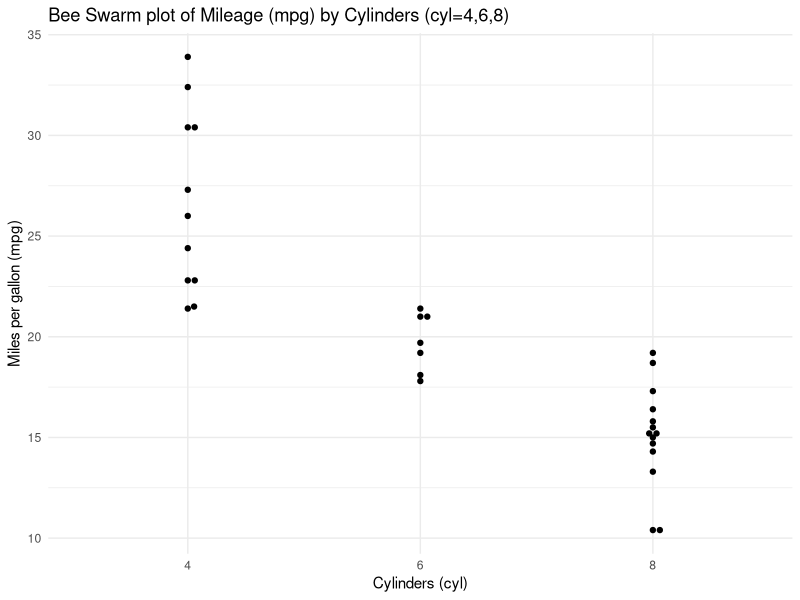
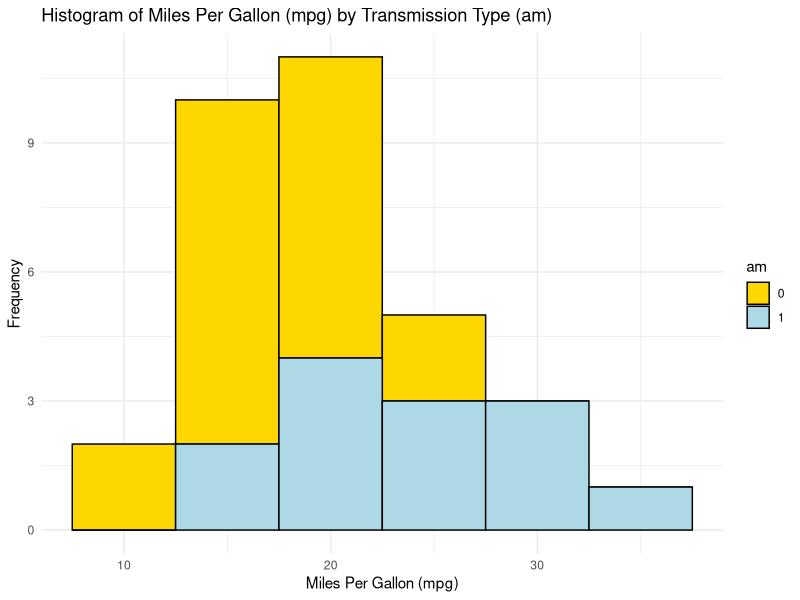
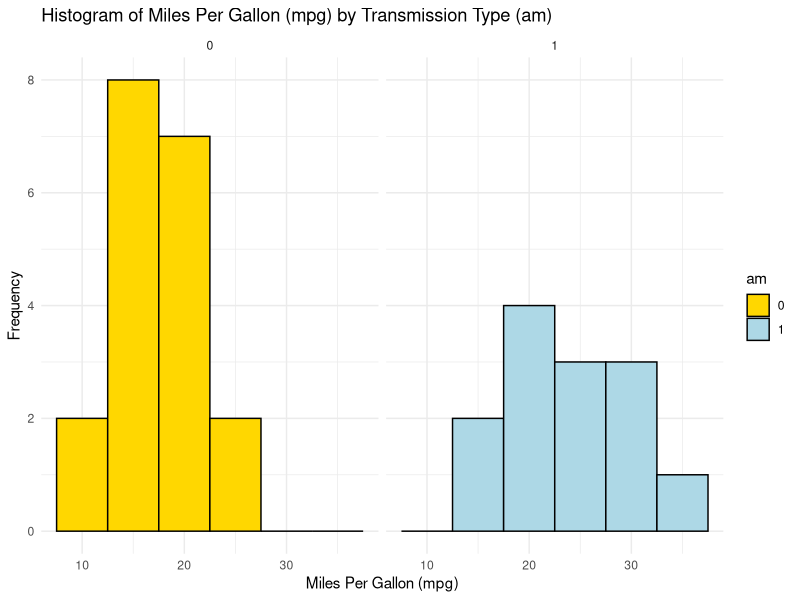
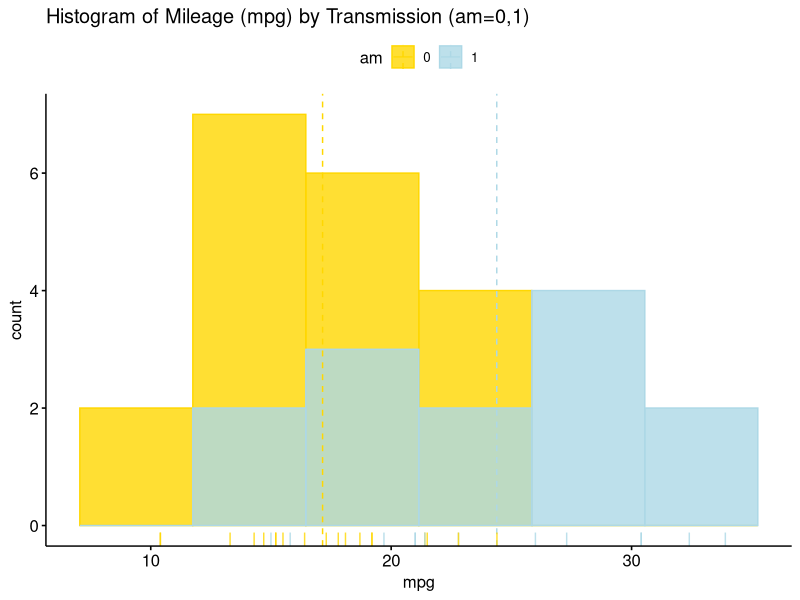
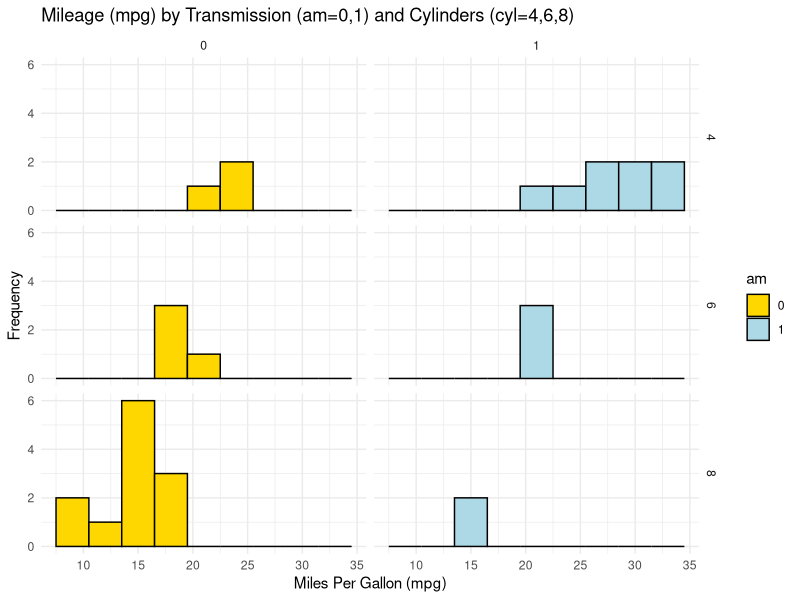
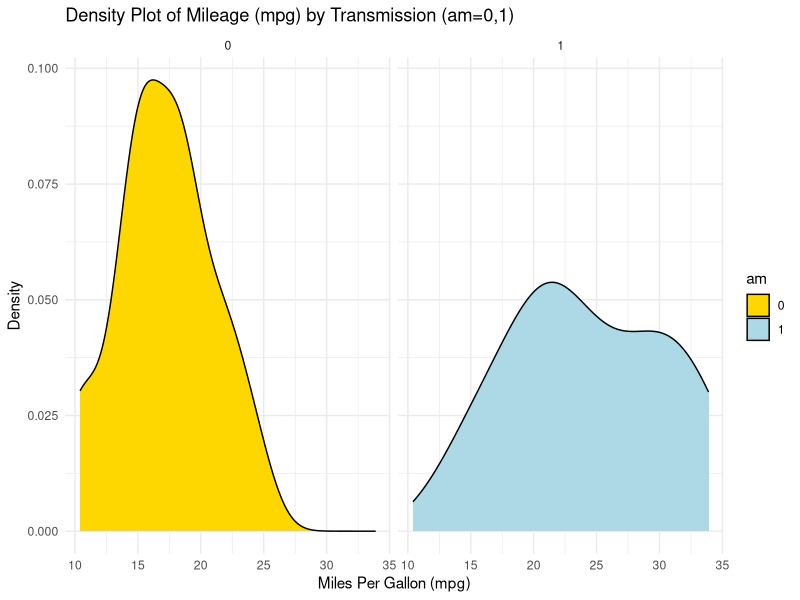
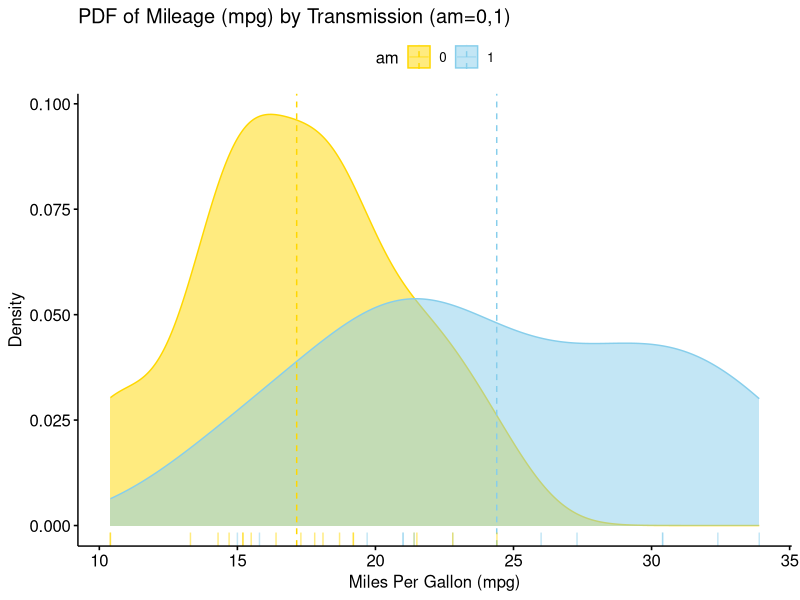
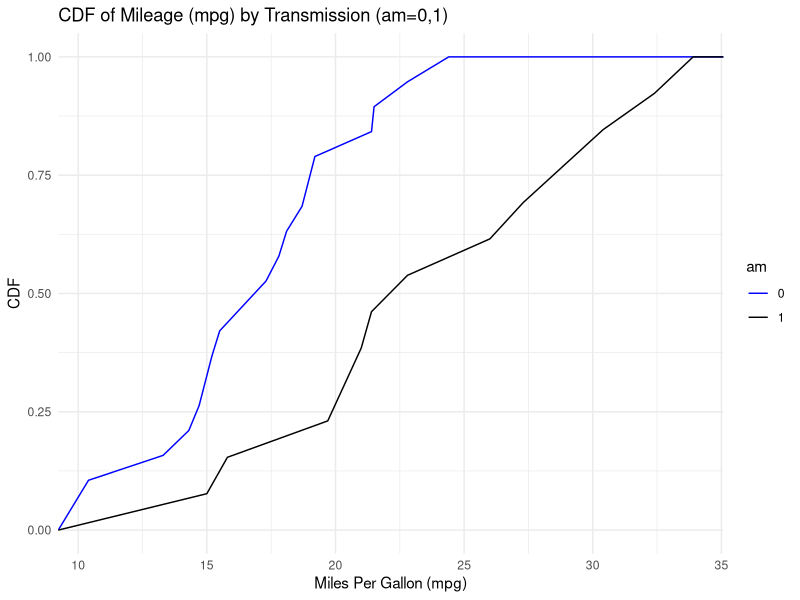

Recreate these plots in R, in order.
## ---- chunk 1
# Load the required libraries, suppressing annoying startup messages
library(dplyr, quietly = TRUE, warn.conflicts = FALSE)
library(tibble, quietly = TRUE, warn.conflicts = FALSE)
library(knitr) # For formatting tables

# Read the mtcars dataset into a tibble called tb
data(mtcars)
tb <- as_tibble(mtcars)
# Convert relevant columns into factor variables
tb$cyl <- as.factor(tb$cyl) # cyl = {4,6,8}, number of cylinders
tb$am <- as.factor(tb$am) # am = {0,1}, 0:automatic, 1: manual transmission
tb$vs <- as.factor(tb$vs) # vs = {0,1}, v-shaped engine, 0:no, 1:yes
tb$gear <- as.factor(tb$gear) # gear = {3,4,5}, number of gears

# Directly access the data columns of tb, without tb$mpg
attach(tb)
## ---- chunk 2
# Loading the ggplot2 package for data visualization
library(ggplot2)

# Loading the ggbeeswarm package for beeswarm plot
library(ggbeeswarm)

# Creating a beeswarm plot using ggplot
ggplot(mtcars,  # Specifying the data source as 'mtcars' dataset
       aes(x = factor(cyl),  # Mapping 'cyl' as a factor to the x-axis
           y = mpg)) +  # Mapping 'mpg' to the y-axis
  geom_beeswarm() +  # Adding the beeswarm layer
  labs(title = "Bee Swarm plot of Mileage (mpg) by Cylinders (cyl=4,6,8)",
       x = "Cylinders (cyl)",  # Label for the x-axis
       y = "Miles per gallon (mpg)") +  # Label for the y-axis
  theme_minimal()  # Applying a minimal theme to the plot

## ---- chunk 3
# Using ggplot2 to create a histogram
ggplot(tb, aes(x = mpg,  # Setting 'mpg' as the x-axis variable
               fill = am)) +  # Filling bars based on 'am' 
  geom_histogram(binwidth = 5, 
                 color = "black") +  # histogram with bin width of 5 
  scale_fill_manual(values = c("gold", "lightblue")) +  # setting fill colors
  theme_minimal() +  # Applying a minimalistic theme
  labs(title = "Histogram of Miles Per Gallon (mpg) by Transmission Type (am)", 
       x = "Miles Per Gallon (mpg)",  # Label for the x-axis
       y = "Frequency")  # Label for the y-axis

## ---- chunk 4
# Creating a histogram using ggplot2 with 'tb' dataset
ggplot(tb, aes(x = mpg,  # Setting 'mpg' as the x-axis variable
               fill = am)) +  # Filling bars based on 'am' (transmission type)
  geom_histogram(binwidth = 5, color = "black") +  # bin width of 5
  scale_fill_manual(values = c("gold", "lightblue")) +  # fill colors 
  facet_wrap(~ am) +  # Separating the histograms by 'am' value for comparison
  theme_minimal() +  # Applying a minimalistic theme to the plot
  labs(title = "Histogram of Miles Per Gallon (mpg) by Transmission Type (am)",  
       x = "Miles Per Gallon (mpg)",  # Label for the x-axis
       y = "Frequency")  # Label for the y-axis

## ---- chunk 5
# Loading the ggpubr package 
library(ggpubr)

# Creating a histogram with enhanced features using gghistogram from ggpubr.
gghistogram(tb, 
            x = "mpg",  # Setting 'mpg' as the variable for histogram.
            bins = 6,  # Specifying the number of bins.
            add = "mean",  # Adding a line to indicate the mean .
            rug = TRUE,  # Adding a rug plot at the bottom .
            color = "am",  # Setting the color .
            fill = "am",  # Filling the bars based on 'am'.
            alpha = 0.8,  # Setting transparency level of the fill.
            palette = c("gold", "lightblue"),  # Defining a color palette 
            title = "Histogram of Mileage (mpg) by Transmission (am=0,1)")  
## ---- chunk 6
ggplot(tb, aes(x = mpg, 
               fill = am)) +
  geom_histogram(binwidth = 3, color = "black") +  # bin width of 3 
  scale_fill_manual(values = c("gold", "lightblue")) +  # fill  
  facet_grid(cyl ~ am) +  # grid faceted by 'cyl' and 'am' 
  theme_minimal() +  # Applying a minimalistic theme to the plot
  labs(title = "Mileage (mpg) by Transmission (am=0,1) and Cylinders (cyl=4,6,8)",
       x = "Miles Per Gallon (mpg)",  # Label for the x-axis
       y = "Frequency")  # Label for the y-axis
## ---- chunk 7
# Using ggplot2 to create a density plot
ggplot(tb, aes(x = mpg,  # Setting 'mpg' as the x-axis variable
               fill = am)) +  # Filling the plot based on 'am' 
  geom_density(color = "black") +  # Creating a density plot 
  scale_fill_manual(values = c("gold", "lightblue")) +  # fill colors
  facet_wrap(~ am) +  # Separating the plots by 'am' 
  theme_minimal() +  # Applying a minimalistic theme to the plot
  labs(title = "Density Plot of Mileage (mpg) by Transmission (am=0,1)", 
       x = "Miles Per Gallon (mpg)",  # Label for the x-axis
       y = "Density")  # Label for the y-axis

## ---- chunk 8
# Loading the ggpubr package
library(ggpubr)

# Creating a density plot with enhanced features using ggdensity from ggpubr.
ggdensity(tb, 
          x = "mpg",  # Setting 'mpg' as the variable for the density plot.
          color = "am",  # Setting the color of the lines based on 'am'.
          fill = "am",  # Filling the plot based on 'am'.
          add = "mean",  # Adding a line for the mean of the distribution.
          rug = TRUE,  # Adding a rug plot at the bottom 
          palette = c("gold", "skyblue"),  # Defining a color palette
          title = "PDF of Mileage (mpg) by Transmission (am=0,1)", 
          ylab = "Density",  # Label for the y-axis.
          xlab = "Miles Per Gallon (mpg)"  # Label for the x-axis.
)
## ---- chunk 9
# Loading the ggplot2 package for data visualization.
library(ggplot2)

# Creating cumulative distribution function (CDF) plots for 'mpg' based on 'am'.
ggplot(tb, aes(x = mpg, 
               color = factor(am))) +  # Mapping 'mpg' to x-axis 
  stat_ecdf(geom = "line") +  # Using 'stat_ecdf' to compute CDF.
  scale_color_manual(values = c("blue", "black")) +  #  colors 
  labs(x = "Miles Per Gallon (mpg)", y = "CDF",  # Setting labels .
       title = "CDF of Mileage (mpg) by Transmission (am=0,1)", 
       color = "am") +  # Labeling the color legend as 'am'.
  theme_minimal()  # Applying a minimalistic theme to the plot.

## ---- chunk 10
# Loading the ggplot2 package for data visualization.
library(ggplot2)

# Creating a boxplot using ggplot2.
ggplot(tb, aes(x = cyl,  # Setting 'cyl' as the x-axis variable
               y = mpg)) +  # Setting 'mpg' as the y-axis variable
  geom_boxplot(fill = c("gold", "lightblue", "lightpink"),  # fill colors 
               color = "black") +  # Setting the color of the box borders
  coord_flip() +  # Flipping the coordinates to make the boxplot horizontal
  labs(title = "Boxplot of Mileage (mpg) by Cylinders (cyl=4,6,8)",  
       y = "Miles Per Gallon (mpg)",  # Label y-axis (flipped to x-axis)
       x = "Cylinders") +  # Label for the x-axis (flipped to y-axis)
  theme_minimal()  # Applying a minimalistic theme to the plot
## ---- chunk 11
# Loading the ggpubr package
library(ggpubr)

# Creating a boxplot with enhanced features using ggboxplot from ggpubr.
ggboxplot(tb, 
          y = "mpg",  # Setting 'mpg' as the y-axis variable.
          x = "cyl",  # Setting 'cyl' as the x-axis variable.
          color = "cyl",  # Setting the outline color of the boxes.
          fill = "white",  # Setting the fill color of the boxes to white.
          palette = c("black", "blue", "red"),  # Defining a color palette.
          shape = "cyl",  # Defining the shape of data points based on 'cyl'.
          orientation = "horizontal",  # Setting the orientation.
          add = "jitter",  # Adding jitter to display individual points.
          title = "Boxplot of Mileage (mpg) by Cylinders (cyl=4,6,8)", 
          ylab = "Miles Per Gallon (mpg)",  # Label for the y-axis.
          xlab = "Cylinders"  # Label for the x-axis.
)
## ---- chunk 12
# Creating a boxplot using ggplot2 
ggplot(tb, 
       aes(x = as.factor(am), 
           y = mpg, # Mapping 'am' and 'mpg' to x and y axes
           fill = as.factor(am))) +  # filling boxplots based on 'am'.
  geom_boxplot() +  # Adding the boxplot layer.
  scale_fill_manual(values = c("gold", "lightblue"), 
                    name = "Transmission") +  # fill colors
  facet_grid(~ cyl) +  # grid of boxplots faceted by 'cyl' 
  theme_minimal() +  # a minimalistic theme for a cleaner look.
  labs(title = "Mileage by Cylinders (cyl=4,6,8) and Transmission (am=0,1)", 
       x = "Transmission Type (am)",  # Label for the x-axis.
       y = "Miles Per Gallon (mpg)")  # Label for the y-axis.
## ---- chunk 13
# Creating a boxplot using ggplot2 
ggplot(tb, aes(x = as.factor(cyl), 
               y = mpg, # Mapping 'cyl' and 'mpg' to x and y axes
               fill = as.factor(cyl))) +  # filling boxplots based on 'cyl'
  geom_boxplot() +  # Adding the boxplot layer.
  scale_fill_manual(values = c("gold", "lightblue", "lightpink"), 
                    name = "Cylinders") +  # fill colors 
  facet_grid(~ am) +  # Grid of boxplots faceted by 'am' (transmission)
  theme_minimal() +  # Applying a minimalistic theme for a cleaner look.
  coord_flip() +  # Flipping the coordinates to make the boxplot horizontal.
  labs(title = "Mileage (mpg) by Transmission (am=0,1) and Cylinders (cyl=4,6,8)",  
       x = "Number of Cylinders (cyl)",  # Label for the x-axis.
       y = "Miles Per Gallon (mpg)")  # Label for the y-axis.
## ---- chunk 14
# Loading the ggpubr package for enhanced ggplot2 functionalities.
library(ggpubr)

# Creating a boxplot with additional features using ggboxplot from ggpubr.
ggboxplot(tb, 
          y = "mpg",  # Setting 'mpg' as the y-axis variable.
          x = "cyl",  # Setting 'cyl' as the x-axis variable.
          color = "cyl",  # Setting the outline color of the boxes 
          fill = "white",  # Setting the fill color of the boxes to white.
          palette = c("black", "blue", "red"),  # Defining a color palette
          shape = "cyl",  # Defining the shape of data points
          orientation = "horizontal",  # Setting the orientation  
          add = "jitter",  # Adding jitter .
          facet.by = "am",  # Faceting the plot by 'am' .
          title = "Boxplot of Mileage by Cylinders, Transmission", 
          ylab = "Miles Per Gallon (mpg)",  # Label for the y-axis.
          xlab = "Cylinders"  # Label for the x-axis.
)
## ---- chunk 15
# Loading the ggpubr package for enhanced ggplot2 functionalities.
library(ggpubr)

# Creating a boxplot with additional features using ggboxplot from ggpubr.
ggboxplot(tb, 
          y = "mpg",  # Setting 'mpg' as the y-axis variable.
          x = "am",  # Setting 'am' as the x-axis variable.
          color = "am",  # Setting the outline color of the boxes 
          fill = "white",  # Setting the fill color of the boxes.
          palette = c("black", "blue"),  # Defining a color palette .
          shape = "am",  # Defining the shape of data points based on 'am'.
          orientation = "horizontal",  # Setting the orientation 
          add = "jitter",  # Adding jitter 
          facet.by = "cyl",  # Faceting the plot by 'cyl' .
          title = "Boxplot of Mileage by Transmission, Cylinders", 
          ylab = "Miles Per Gallon (mpg)",  # Label for the y-axis.
          xlab = "Transmission"  # Label for the x-axis.
)
## ---- chunk 16
# Loading the ggplot2 package for data visualization.
library(ggplot2)

# Creating a combined plot of violin and box plots using ggplot.
ggplot(tb, aes(x = factor(cyl),  # Setting 'cyl' as the x-axis variable,
               y = mpg)) +  # Setting 'mpg' as the y-axis variable.
  geom_violin(aes(fill = factor(cyl)),  # Creating violin plots, .
              color = "black") +  # Setting the outline color 
  scale_fill_manual(values = c("gold", "lightblue", "lightpink"), 
                    name = "Cylinders") +  # Setting the legend title.
  geom_boxplot(width = 0.2,  # Adding box plots with specified width.
               fill = "white") +  # Setting the box fill color to white.
  coord_flip() +  # Flipping the coordinates to create horizontal plots.
  labs(title = "Violin, Box Plot of Mileage by Cylinders (cyl=4,6,8)",  
       y = "Miles Per Gallon (mpg)",  # Label for the y-axis.
       x = "Cylinders") +  # Label for the x-axis.
  theme_minimal()  # Applying a minimal theme to the plot.
## ---- chunk 17
# Loading the dplyr package for data manipulation.
suppressPackageStartupMessages(library(dplyr))

# Using dplyr to calculate summary statistics for 'mpg' grouped by 'cyl'.
s1 <- tb %>%
  group_by(cyl) %>%  # Grouping the data by 'cyl'.
  summarise(Mean_mpg = mean(mpg, na.rm = TRUE),  
            SD_mpg = sd(mpg, na.rm = TRUE)) 

# Creating a table using the kable function with specified formatting.
kable(s1, 
      digits = 2, 
      caption = "Summary Statistics of Mileage (mpg) by Cylinders")

## ---- chunk 18
# Loading the ggplot2 package for data visualization.
suppressPackageStartupMessages(library(ggplot2))

# Creating a line plot with error bars to visualize the Mean and SD.
ggplot(s1, 
       aes(x = cyl, y = Mean_mpg)) +  # Defining the x and y aesthetics.
  geom_line(group = 1, color = "blue") +  # blue line connecting points.
  geom_point(size = 2, color = "red") +  # red points for the mean 
  geom_errorbar(aes(ymin = Mean_mpg - SD_mpg, 
                    ymax = Mean_mpg + SD_mpg), 
                width = 0.2, colour = "black") +  # Adding error bars 
  labs(x = "Cylinders", y = "Mean mpg",  # Labeling the axes 
       title = "Mean and SD of Mileage (mpg) by #Cylinders") +
  theme_minimal()  # Applying a minimal theme to the plot.

## ---- chunk 19
# Loading the ggplot2 package for data visualization.
library(ggplot2)

# Creating a bar plot with error bars to visualize the Mean and SD.
ggplot(s1, 
       aes(x = cyl, y = Mean_mpg)) +  # Defining the x and y aesthetics.
  geom_bar(stat = "identity", 
           fill = "gold") +  # Creating a bar plot with gold-colored bars.
  geom_errorbar(aes(ymin = Mean_mpg - SD_mpg, 
                    ymax = Mean_mpg + SD_mpg), 
                width = 0.2) +  # Adding error bars .
  labs(x = "Cylinders", y = "Mean mpg",  # Labeling the axes 
       title = "Mean and SD of Mileage (mpg) by #Cylinders") +
  theme_minimal()  # Applying a minimal theme to the plot.
## ---- chunk 20
# Loading the dplyr package for data manipulation.
library(dplyr)

# Calculating summary statistics for Mileage (mpg), Weight (wt), and 
# Horsepower (hp) grouped by Cylinders (cyl).
s3 <- tb %>%
  group_by(cyl) %>%
  summarise(
    Mean_mpg = mean(mpg, na.rm = TRUE),  # the mean of Mileage (mpg).
    SD_mpg = sd(mpg, na.rm = TRUE),  # the standard deviation of Mileage (mpg).
    Mean_wt = mean(wt, na.rm = TRUE),  # the mean of Weight (wt).
    SD_wt = sd(wt, na.rm = TRUE),  # the standard deviation of Weight (wt).
    Mean_hp = mean(hp, na.rm = TRUE),  # the mean of Horsepower (hp).
    SD_hp = sd(hp, na.rm = TRUE)  # the standard deviation of Horsepower (hp).
  ) 

# Creating a table (kable) to display the summary statistics.
kable(s3, 
      digits = 2, 
      caption = "Summary of Mileage, Weight, Horsepower by Cylinders")

## ---- chunk 21
# Loading the dplyr package for data manipulation.
library(dplyr)

# Calculating summary statistics for Mileage (mpg) 
# grouped by Cylinders (cyl) and Transmission (am).
s4 <- tb %>%
  group_by(cyl, am) %>%
  summarise(
    Mean_mpg = mean(mpg, na.rm = TRUE),  # Calculating the mean.
    SD_mpg = sd(mpg, na.rm = TRUE)  # Calculating the standard deviation 
  )

# Creating a table (kable) to display the summary statistics 
kable(s4, 
      digits = 2, 
      caption = "Summary of Mileage (mpg) by Cylinders and Transmission")
## ---- chunk 22
# Create the plot using ggplot2
# Create an interaction variable for 'cyl' and 'am'
ggplot(s4, aes(x = interaction(cyl, am), 
               y = Mean_mpg,  # Set 'Mean_mpg' as the y-axis variable
               fill = as.factor(am))) +  # Fill bars by the 'am' factor
  geom_bar(stat = "identity",  # Use the "identity" statistic to plot the bars
           position = position_dodge()) +  # Dodge the bars for each 'am' level
  geom_errorbar(aes(ymin = Mean_mpg - SD_mpg,  # Add error bars 
                    ymax = Mean_mpg + SD_mpg), 
                width = .2,  # Set the width of error bars
                position = position_dodge(.9)) +  # Dodge error bars
  labs(x = "Cylinders and Transmission",  # Set x-axis label
       y = "Mean mpg",  # Set y-axis label
       fill = "Transmission",  # Set legend title for fill color
       title = "Mileage (mpg) by Cylinders (cyl=4,6,8) and Transmission (am=0,1)") +  
  theme_minimal()  # Use the minimal theme for the plot
## ---- chunk 23
# Load the dplyr library for data manipulation
library(dplyr)

# Group the dataframe by 'am', 'cyl' columns and calculate summary statistics
s5 <- tb %>%
  group_by(am, cyl) %>%
  summarise(Mean_mpg = mean(mpg, na.rm = TRUE),  # Calculate mean 'mpg' 
            SD_mpg = sd(mpg, na.rm = TRUE))  # Calculate standard deviation 

# Create a table (kable) of the summary statistics with specified formatting
kable(s5, 
      digits = 2,  # Set the number of digits to display
      caption = "Summary of Mileage (mpg) by Transmission and Cylinders") 
## ---- chunk 24
# Create the plot using ggplot2
ggplot(s5, 
       aes(x = interaction(am, cyl),  #  'am' and 'cyl' as the x-axis variable
           y = Mean_mpg,  # Mean 'mpg' as the y-axis variable
           fill = as.factor(cyl))) +  # Fill the bars by 'cyl' (Cylinders)
  
  geom_bar(stat = "identity",  # Create a bar plot with actual data values
           alpha = 0.7,  # Set the transparency of bars to 0.7
           position = position_dodge()) +  # Dodge bars for better visualization
  
  geom_errorbar(aes(ymin = Mean_mpg - SD_mpg,  # Add error bars 
                    ymax = Mean_mpg + SD_mpg), 
                width = .2,  # Set the width of the error bars
                position = position_dodge(.9)) +  # Dodge error bars
  
  labs(x = "Transmission and Cylinders",  # Set the x-axis label
       y = "Mean mpg",  # Set the y-axis label
       fill = "Cylinders",  # Set the legend label for fill color
       title = "Mileage by Transmission (am=0,1) and Cylinders (cyl=4,6,8)") +
  
  theme_minimal()  # Use a minimal theme for the plot
## ---- chunk 25
# Summary statistics 'mpg', 'wt', 'hp' by Transmission (am) and Cylinders (cyl)
s6 <- tb %>%
  group_by(am, cyl) %>%
  summarise(
    Mean_mpg = mean(mpg, na.rm = TRUE),  # Calculate mean 'mpg'
    SD_mpg = sd(mpg, na.rm = TRUE),  # Calculate standard deviation of 'mpg'
    Mean_wt = mean(wt, na.rm = TRUE),  # Calculate mean 'wt' (weight)
    SD_wt = sd(wt, na.rm = TRUE),  # Calculate standard deviation of 'wt'
    Mean_hp = mean(hp, na.rm = TRUE),  # Calculate mean 'hp' (horsepower)
    SD_hp = sd(hp, na.rm = TRUE)  # Calculate standard deviation of 'hp'
    )

# Create a table (kable) to display the summary statistics
kable(s6, 
      digits=2,  # Set the number of decimal digits to display
      caption = "mpg, wt, hp by am (am=0,1), cyl (cyl=4,6,8)")
## ---- chunk 26
# Load the ggplot2 library
library(ggplot2)

# Violin plot and box plot of 'mpg' by 'cylinders' and 'am' (Transmission)
ggplot(tb, aes(x = factor(cyl), y = mpg)) +
  geom_violin(aes(fill = factor(cyl)), color = "black") +  
  scale_fill_manual(values = c("gold", "lightblue", "lightpink"),
                    name = "Cylinders") + 
  geom_boxplot(width = 0.2, 
               fill = "white") +  # A box plot with specified width, color
  coord_flip() +  # Flip the coordinates to create horizontal plots
  labs(title = "Violin, Box Plot of Mileage (mpg) by cyl and am",  
       y = "Miles Per Gallon (mpg)",  # Label for the y-axis
       x = "Cylinders") +  # Label for the x-axis
  facet_grid(am ~ ., 
             scales = "free_y", 
             space = "free_y",  
             # Create facets for 'am' (Transmission), scales and spacing
             labeller = labeller(
               am = function(x) ifelse(x == 0, "Automatic", "Manual")
               )) +  
  theme_minimal()  # Use a minimal theme for the plot
## ---- chunk 27
# Load the ggplot2 and dplyr libraries
library(ggplot2)
library(dplyr)

# Modify the data first: Convert 'am' to factor with custom labels
tb_modified <- tb %>%
  mutate(am = factor(am, levels = c(0, 1), labels = c("Automatic", "Manual")))

# Create the plot
ggplot(tb_modified, 
       aes(x = factor(cyl), 
           y = mpg)) +
  geom_violin(aes(fill = factor(cyl)), 
              color = "black") +  # Create a violin plot by 'cylinders'
  scale_fill_manual(values = c("gold", "lightblue", "lightpink"), 
                    name = "Cylinders") +  # Set custom fill colors
  geom_boxplot(width = 0.2, fill = "white") +  # Create a box plot 
  coord_flip() +  # Flip the coordinates to create horizontal plots
  labs(title = "Violin, Box Plot of Mileage (mpg) by cyl and am",  
       y = "Miles Per Gallon (mpg)",  # Label for the y-axis
       x = "Cylinders") +  # Label for the x-axis
  facet_grid(am ~ ., 
             scales = "free_y", 
             space = "free_y") +  # Create facets for 'am' (Transmission) 
  theme_minimal()  # Use a minimal theme for the plot
